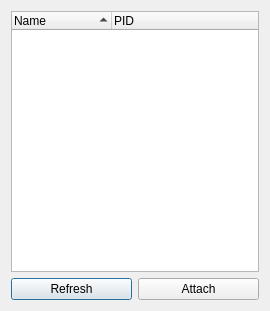
<?xml version="1.0" encoding="UTF-8"?>
<ui version="4.0">
 <class>CProcessList</class>
 <widget class="QDialog" name="CProcessList">
  <property name="geometry">
   <rect>
    <x>0</x>
    <y>0</y>
    <width>270</width>
    <height>311</height>
   </rect>
  </property>
  <property name="windowTitle">
   <string>Process List</string>
  </property>
  <layout class="QGridLayout" name="gridLayout">
   <item row="1" column="0">
    <widget class="QPushButton" name="pbRefresh">
     <property name="text">
      <string>Refresh</string>
     </property>
    </widget>
   </item>
   <item row="1" column="1">
    <widget class="QPushButton" name="pbAttach">
     <property name="text">
      <string>Attach</string>
     </property>
    </widget>
   </item>
   <item row="0" column="0" colspan="2">
    <widget class="QTreeWidget" name="twProcessList">
     <property name="alternatingRowColors">
      <bool>true</bool>
     </property>
     <property name="indentation">
      <number>0</number>
     </property>
     <property name="uniformRowHeights">
      <bool>true</bool>
     </property>
     <property name="sortingEnabled">
      <bool>true</bool>
     </property>
     <column>
      <property name="text">
       <string>Name</string>
      </property>
     </column>
     <column>
      <property name="text">
       <string>PID</string>
      </property>
     </column>
    </widget>
   </item>
  </layout>
 </widget>
 <layoutdefault spacing="6" margin="11"/>
 <resources>
  <include location="addressfinder.qrc"/>
 </resources>
 <connections>
  <connection>
   <sender>pbRefresh</sender>
   <signal>clicked()</signal>
   <receiver>CProcessList</receiver>
   <slot>QPushButton_Clicked()</slot>
   <hints>
    <hint type="sourcelabel">
     <x>108</x>
     <y>294</y>
    </hint>
    <hint type="destinationlabel">
     <x>96</x>
     <y>333</y>
    </hint>
   </hints>
  </connection>
  <connection>
   <sender>pbAttach</sender>
   <signal>clicked()</signal>
   <receiver>CProcessList</receiver>
   <slot>QPushButton_Clicked()</slot>
   <hints>
    <hint type="sourcelabel">
     <x>195</x>
     <y>297</y>
    </hint>
    <hint type="destinationlabel">
     <x>209</x>
     <y>338</y>
    </hint>
   </hints>
  </connection>
  <connection>
   <sender>twProcessList</sender>
   <signal>itemDoubleClicked(QTreeWidgetItem*,int)</signal>
   <receiver>CProcessList</receiver>
   <slot>QTreeWidget_ItemDoubleClicked()</slot>
   <hints>
    <hint type="sourcelabel">
     <x>101</x>
     <y>146</y>
    </hint>
    <hint type="destinationlabel">
     <x>558</x>
     <y>156</y>
    </hint>
   </hints>
  </connection>
 </connections>
 <slots>
  <slot>QPushButton_Clicked()</slot>
  <slot>QTreeWidget_ItemDoubleClicked()</slot>
 </slots>
</ui>
